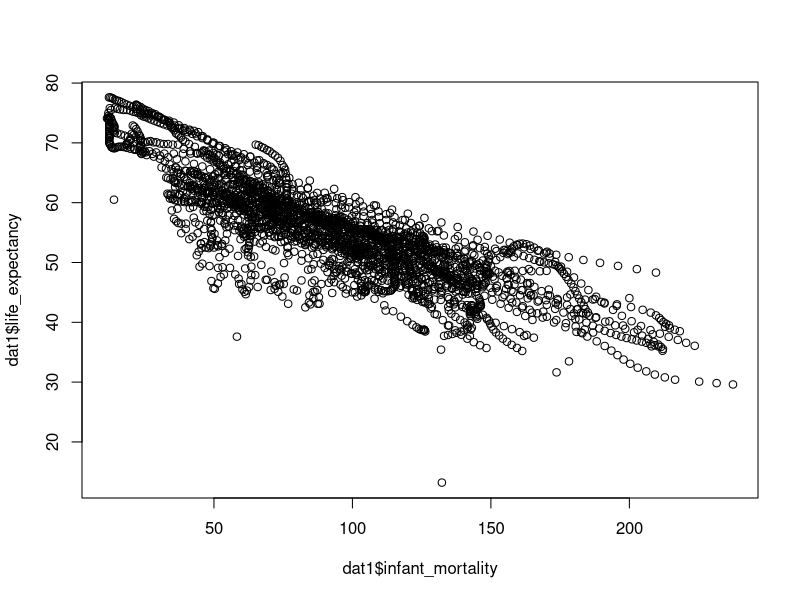
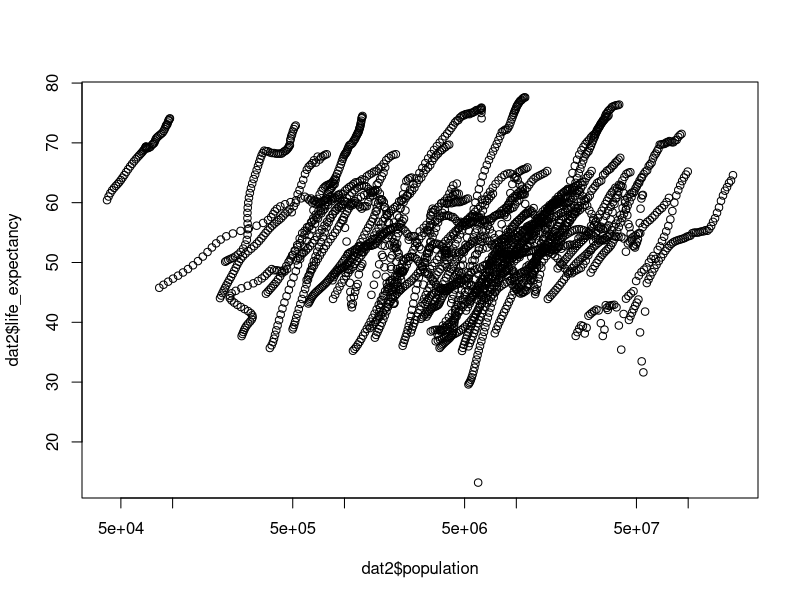
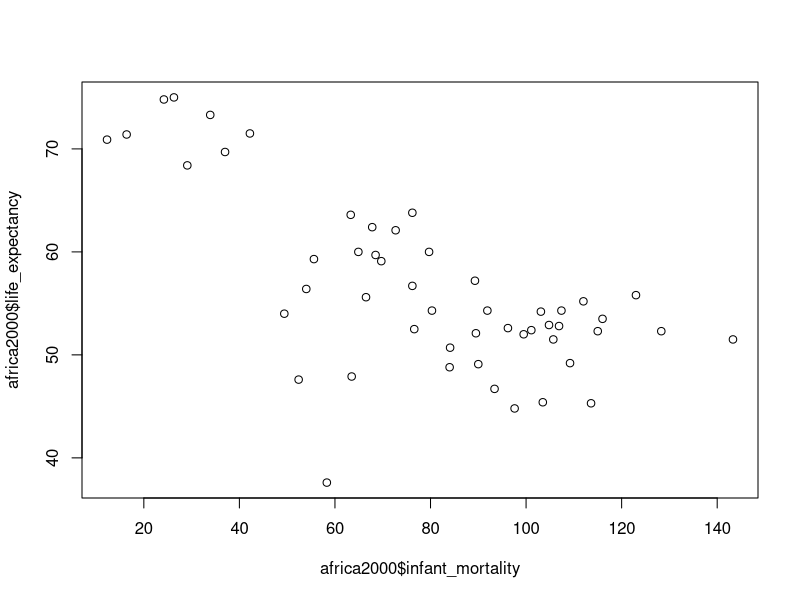
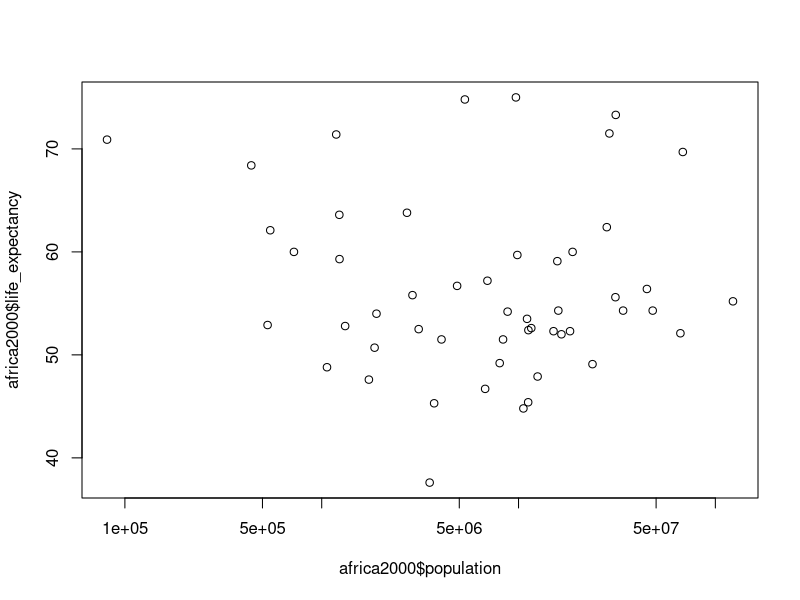

Recreate these plots in R, in order.
## ---- chunk 1
library(dslabs)
## ---- chunk 2
help("gapminder")
str(gapminder)
summary(gapminder)
class(gapminder)
## ---- chunk 3
africadata <- gapminder[gapminder$continent == 'Africa',]
str(africadata)
summary(africadata)
## ---- chunk 4
dat1 <- africadata[,c("infant_mortality","life_expectancy")]
dat2 <- africadata[,c("population","life_expectancy")]
str(dat1)
summary(dat1)
str(dat2)
summary(dat2)
## ---- chunk 5
plot(dat1$infant_mortality,dat1$life_expectancy,type = 'p')
plot(dat2$population,dat2$life_expectancy,type = 'p',log = 'x')
## ---- chunk 6
missingyears <- africadata$year[is.na(africadata$infant_mortality)]
print(missingyears)
## ---- chunk 7
africa2000 <- africadata[africadata$year == 2000,]
str(africa2000)
summary(africa2000)
## ---- chunk 8
plot(africa2000$infant_mortality,africa2000$life_expectancy,type = 'p')
plot(africa2000$population,africa2000$life_expectancy,type = 'p',log = 'x')
## ---- chunk 9
fit1 <- lm(africa2000$life_expectancy ~ africa2000$infant_mortality)
fit2 <- lm(africa2000$life_expectancy ~ africa2000$population)
summary(fit1)
summary(fit2)
